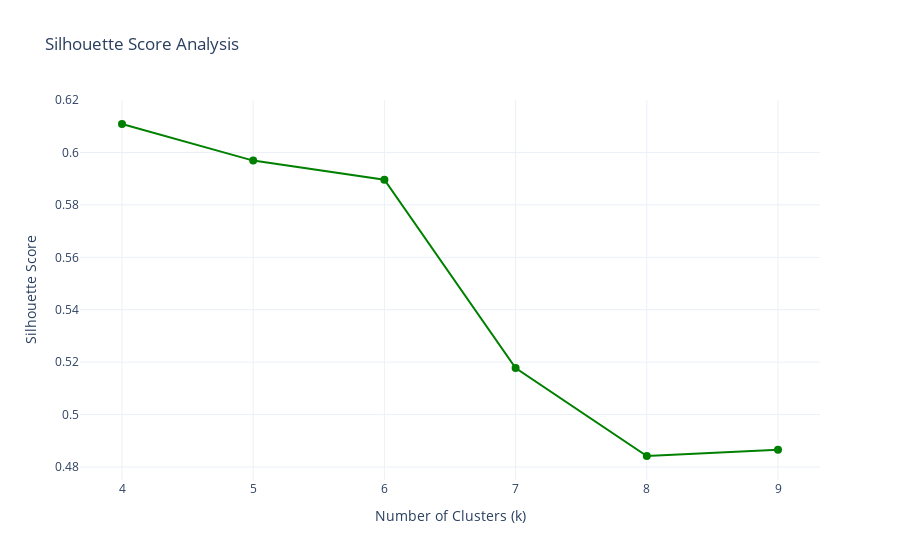

The code cell stored with this chart in its notebook:
### Code cell
# Create an interactive Plotly figure for the Silhouette Score analysis
fig = go.Figure()

fig.add_trace(go.Scatter(
    x=list(k_range),
    y=silhouette_scores,
    mode='lines+markers',
    marker=dict(size=8, color='green'),
    line=dict(width=2),
    name='Silhouette Score'
))

# Customize layout
fig.update_layout(
    title="Silhouette Score Analysis",
    xaxis_title="Number of Clusters (k)",
    yaxis_title="Silhouette Score",
    template="plotly_white",
    hovermode="x"
)

# Display the interactive plot
fig.show()

### Figure 1 — Plotly figure (JSON) as saved in the notebook; plotly's stock layout.template omitted (floating-point values rounded to 4 significant figures)
{"data": [{"line": {"width": 2}, "marker": {"color": "green", "size": 8}, "mode": "lines+markers", "name": "Silhouette Score", "type": "scatter", "x": [4, 5, 6, 7, 8, 9], "y": [0.6109, 0.5969, 0.5896, 0.5178, 0.4842, 0.4866]}], "layout": {"hovermode": "x", "title": {"text": "Silhouette Score Analysis"}, "xaxis": {"title": {"text": "Number of Clusters (k)"}}, "yaxis": {"title": {"text": "Silhouette Score"}}}}
